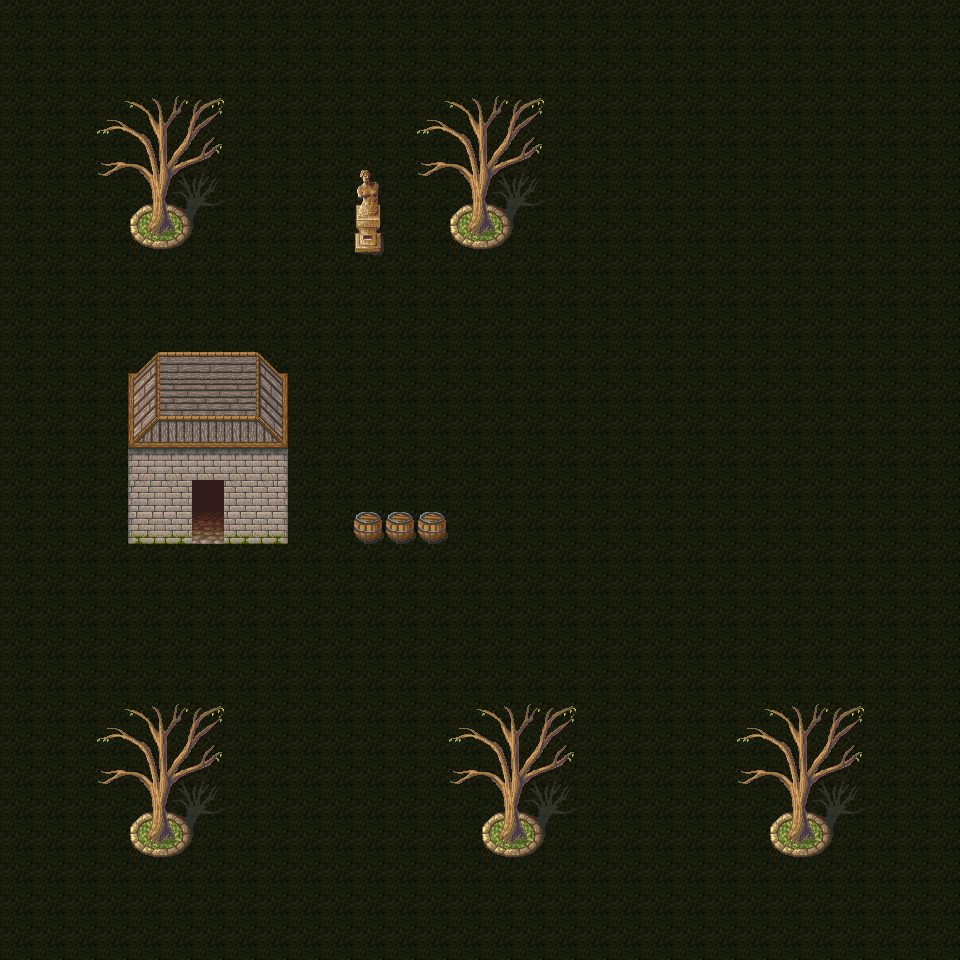

Rendered tile map (Tiled .tmx) drawn with the repository's tilesets; below, a short description and the map source with its tile grids summarised:
An orthogonal 30x30 tile map with 32x32 px tiles, 3 tile layers (background, foreground, topground) and 11 objects (start_position).

<map version="1.0" tiledversion="1.1.5" orientation="orthogonal" renderorder="right-down" width="30" height="30" tilewidth="32" tileheight="32" infinite="0" nextobjectid="37">
 <tileset firstgid="1" source="magecity32.tsx" />
 <layer name="background" width="30" height="30" opacity="0.21">
  <data>[900 cells, 900 non-empty, 1 distinct tile ids]</data>
 </layer>
 <layer name="foreground" width="30" height="30">
  <data>[900 cells, 136 non-empty, 44 distinct tile ids]</data>
 </layer>
 <layer name="topground" width="30" height="30">
  <properties>
   <property name="solid" type="bool" value="true" />
  </properties>
  <data>[900 cells, 0 non-empty, 0 distinct tile ids]</data>
 </layer>
 <objectgroup name="objects" opacity="0.61">
  <object id="17" name="start_position" x="448" y="352" width="32" height="32">
   <properties>
    <property name="start" type="int" value="1" />
   </properties>
  </object>
  <object id="18" x="352" y="224" width="32" height="32">
   <properties>
    <property name="neighbours" value="N2" />
    <property name="solid" type="bool" value="true" />
   </properties>
  </object>
  <object id="23" x="640" y="736" width="32" height="32">
   <properties>
    <property name="enemy" value="false" />
   </properties>
  </object>
  <object id="24" x="576" y="416" width="32" height="32">
   <properties>
    <property name="resource" value="false" />
   </properties>
  </object>
  <object id="25" x="576" y="256" width="32" height="32">
   <properties>
    <property name="resource" value="false" />
   </properties>
  </object>
  <object id="27" x="256" y="320" width="32" height="32">
   <properties>
    <property name="resource" value="false" />
   </properties>
  </object>
  <object id="30" x="352" y="512" width="32" height="32">
   <properties>
    <property name="solid" type="bool" value="true" />
   </properties>
  </object>
  <object id="31" x="384" y="512" width="32" height="32">
   <properties>
    <property name="solid" type="bool" value="true" />
   </properties>
  </object>
  <object id="32" x="416" y="512" width="32" height="32">
   <properties>
    <property name="solid" type="bool" value="true" />
   </properties>
  </object>
  <object id="33" x="128" y="384" width="160" height="160">
   <properties>
    <property name="solid" type="bool" value="true" />
   </properties>
  </object>
  <object id="36" x="192" y="512" width="32" height="32">
   <properties>
    <property name="portal" value="building.tmx" />
   </properties>
  </object>
 </objectgroup>
</map>
